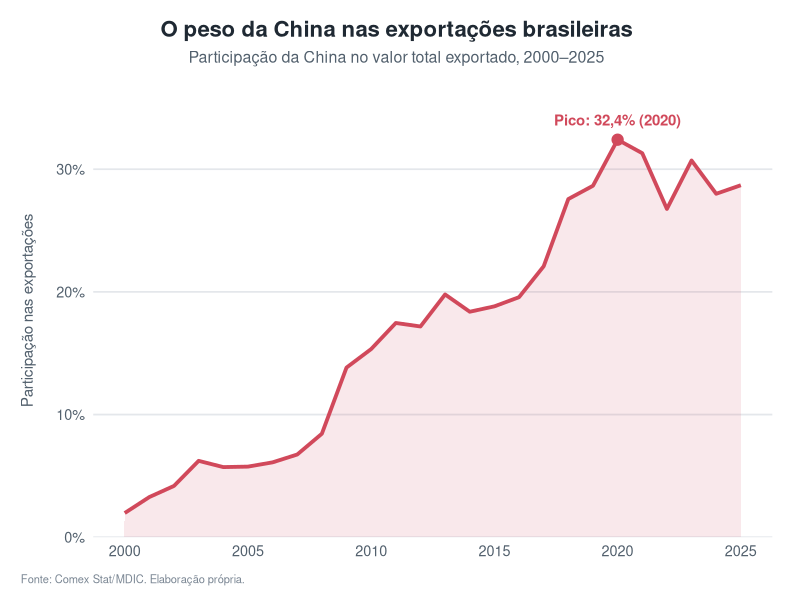
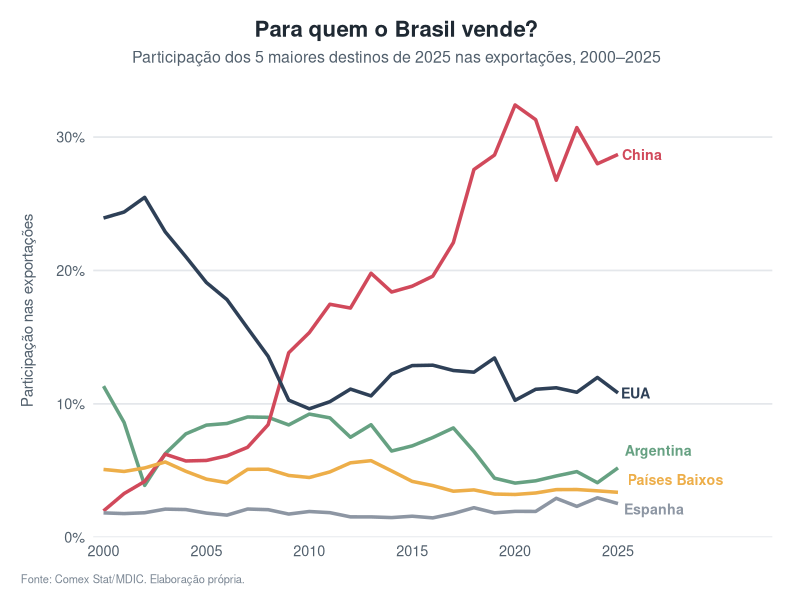
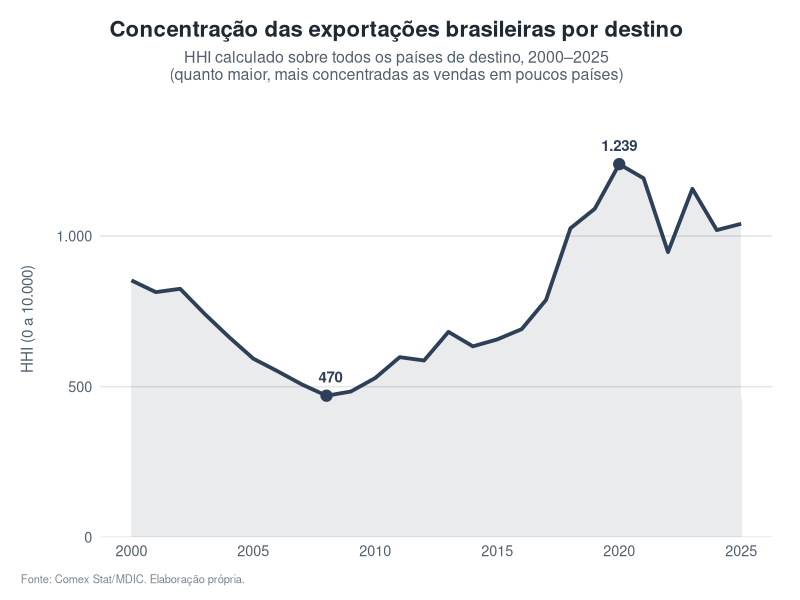
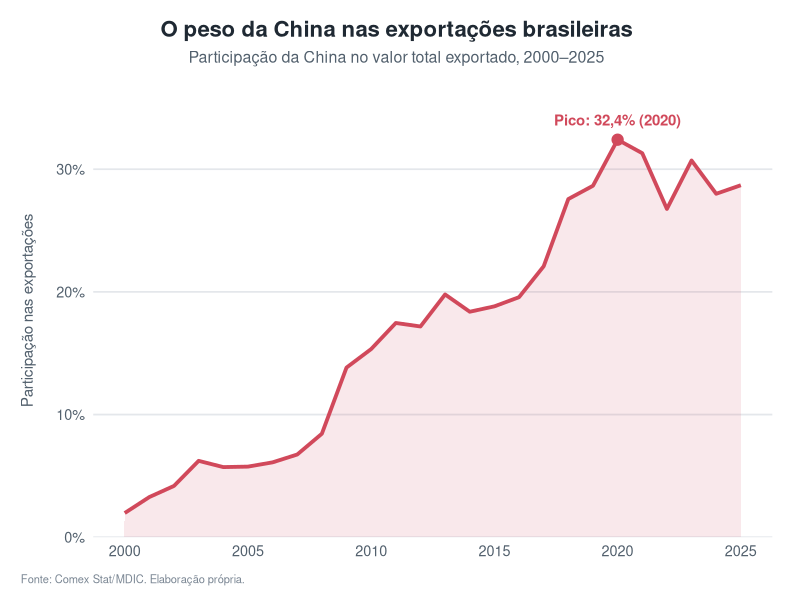
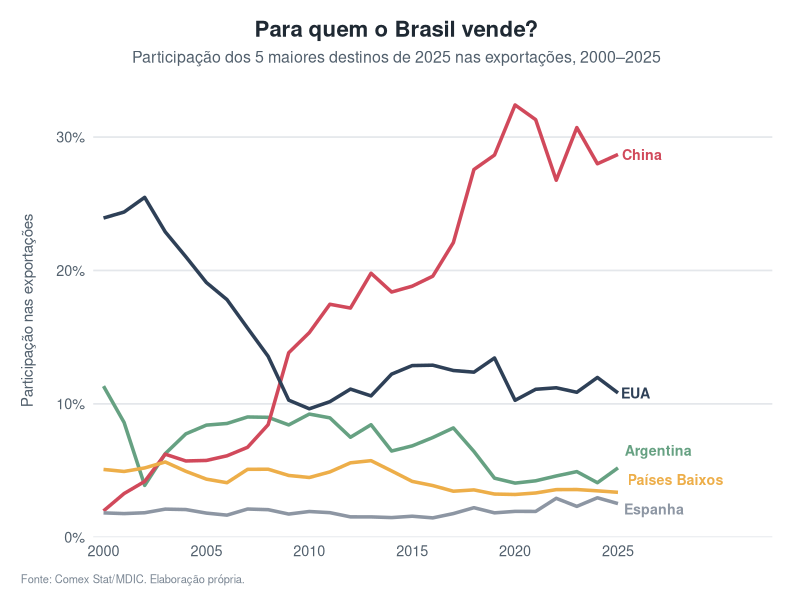
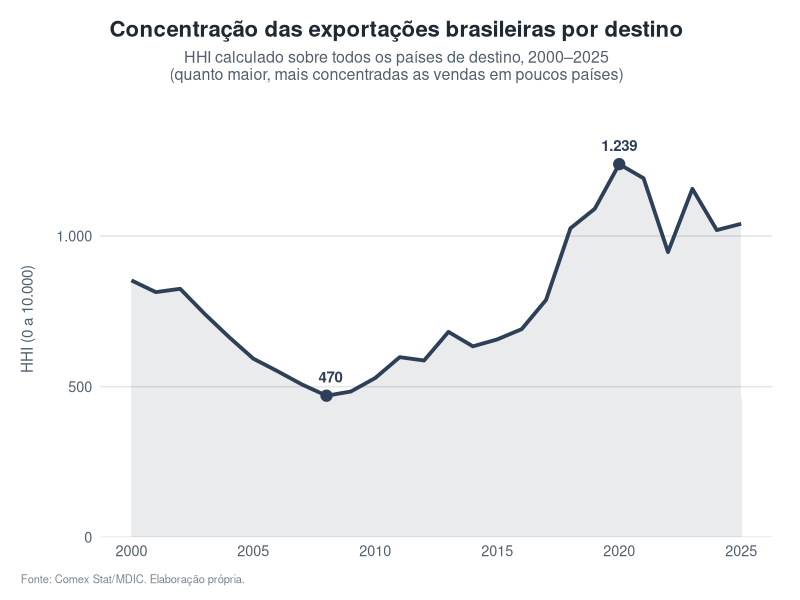

R code for these plots, in order:
# ==========================================================
# 02_analise.R
# Objetivo: calcular a participação dos destinos e o índice
# HHI, e gerar os gráficos do projeto
# ==========================================================

library(dplyr)
library(ggplot2)
library(scales)

dir.create("graficos", showWarnings = FALSE)

# ---------- 1. Tema visual (usado nos 3 gráficos) ----------
tema_portfolio <- function() {
  theme_minimal(base_size = 13) +
    theme(
      plot.title.position   = "plot",
      plot.caption.position = "plot",
      plot.title    = element_text(face = "bold", size = 16, color = "#1f2933",
                                   hjust = 0.5),
      plot.subtitle = element_text(size = 11.5, color = "#52606d",
                                   hjust = 0.5, margin = margin(b = 12)),
      plot.caption  = element_text(size = 8, color = "#7b8794", hjust = 0,
                                   margin = margin(t = 10)),
      axis.title    = element_text(size = 11, color = "#52606d"),
      axis.title.y  = element_text(margin = margin(r = 14)),
      axis.text     = element_text(color = "#52606d"),
      panel.grid.minor   = element_blank(),
      panel.grid.major.x = element_blank(),
      panel.grid.major.y = element_line(color = "#e4e7eb"),
      plot.margin      = margin(15, 20, 10, 15),
      plot.background  = element_rect(fill = "white", color = NA),
      legend.position  = "none"
    )
}

fonte <- "Fonte: Comex Stat/MDIC. Elaboração própria."
pct   <- label_percent(accuracy = 1, decimal.mark = ",")

# ---------- 2. Dados e cálculos ----------
exp_pais_ano <- read.csv("dados/exportacoes_pais_ano.csv")

nomes_pt <- c("United States" = "EUA",
              "Netherlands"   = "Países Baixos",
              "Spain"         = "Espanha")

participacao <- exp_pais_ano |>
  group_by(year) |>
  mutate(share = fob_usd / sum(fob_usd)) |>
  ungroup() |>
  mutate(pais = recode(country, !!!nomes_pt))

hhi <- participacao |>
  group_by(year) |>
  summarise(hhi = round(sum(share^2) * 10000))

write.csv(hhi, "dados/hhi_por_ano.csv", row.names = FALSE)

# ---------- 3. Gráfico 1: participação da China ----------
china <- participacao |> filter(country == "China")
pico  <- china |> slice_max(share, n = 1)

g1 <- ggplot(china, aes(x = year, y = share)) +
  geom_area(fill = "#D1495B", alpha = 0.12) +
  geom_line(linewidth = 1.3, color = "#D1495B") +
  geom_point(data = pico, size = 3.5, color = "#D1495B") +
  geom_text(
    data = pico,
    aes(label = paste0("Pico: ", format(round(share * 100, 1), decimal.mark = ","),
                       "% (", year, ")")),
    vjust = -1.3, size = 3.8, fontface = "bold", color = "#D1495B"
  ) +
  scale_x_continuous(breaks = seq(2000, 2025, 5)) +
  scale_y_continuous(labels = pct, limits = c(0, 0.37),
                     expand = expansion(mult = c(0, 0))) +
  labs(
    title    = "O peso da China nas exportações brasileiras",
    subtitle = "Participação da China no valor total exportado, 2000–2025",
    x = NULL, y = "Participação nas exportações", caption = fonte
  ) +
  tema_portfolio()

ggsave("graficos/01_participacao_china.png", g1,
       width = 9, height = 5.5, dpi = 200)

# ---------- 4. Gráfico 2: principais destinos ----------
top5 <- participacao |>
  filter(year == 2025) |>
  slice_max(share, n = 5)

cores <- c("China"         = "#D1495B",
           "EUA"           = "#2E4057",
           "Argentina"     = "#66A182",
           "Países Baixos" = "#EDAE49",
           "Espanha"       = "#8D96A3")

dados_g2 <- participacao |> filter(country %in% top5$country)

# Posição dos rótulos no fim das linhas, com distância mínima entre eles
# (evita sobreposição; só o texto muda de lugar, não as linhas)
rotulos <- dados_g2 |>
  filter(year == 2025) |>
  arrange(share) |>
  mutate(y_rot = share)

rotulos$y_rot[1] <- rotulos$y_rot[1] - 0.004
for (i in 2:nrow(rotulos)) {
  rotulos$y_rot[i] <- max(rotulos$share[i], rotulos$y_rot[i - 1] + 0.022)
}

g2 <- ggplot(dados_g2, aes(x = year, y = share, color = pais)) +
  geom_line(linewidth = 1.2) +
  geom_text(
    data = rotulos,
    aes(y = y_rot, label = pais),
    hjust = -0.1, size = 3.6, fontface = "bold"
  ) +
  scale_color_manual(values = cores) +
  scale_x_continuous(breaks = seq(2000, 2025, 5),
                     expand = expansion(mult = c(0.02, 0.3))) +   # espaço p/ rótulos
  scale_y_continuous(labels = pct, limits = c(0, NA),
                     expand = expansion(mult = c(0, 0.05))) +
  labs(
    title    = "Para quem o Brasil vende?",
    subtitle = "Participação dos 5 maiores destinos de 2025 nas exportações, 2000–2025",
    x = NULL, y = "Participação nas exportações", caption = fonte
  ) +
  tema_portfolio()

ggsave("graficos/02_principais_destinos.png", g2,
       width = 9, height = 5.5, dpi = 200)

# ---------- 5. Gráfico 3: concentração (HHI) ----------
extremos <- hhi |> filter(hhi == min(hhi) | hhi == max(hhi))

g3 <- ggplot(hhi, aes(x = year, y = hhi)) +
  geom_area(fill = "#2E4057", alpha = 0.10) +
  geom_line(linewidth = 1.3, color = "#2E4057") +
  geom_point(data = extremos, size = 3.5, color = "#2E4057") +
  geom_text(
    data = extremos,
    aes(label = format(hhi, big.mark = ".", decimal.mark = ",")),
    vjust = -1.2, size = 3.8, fontface = "bold", color = "#2E4057"
  ) +
  scale_x_continuous(breaks = seq(2000, 2025, 5)) +
  scale_y_continuous(labels = label_number(big.mark = ".", decimal.mark = ","),
                     limits = c(0, 1450), expand = expansion(mult = c(0, 0))) +
  labs(
    title    = "Concentração das exportações brasileiras por destino",
    subtitle = "HHI calculado sobre todos os países de destino, 2000–2025\n(quanto maior, mais concentradas as vendas em poucos países)",
    x = NULL, y = "HHI (0 a 10.000)", caption = fonte
  ) +
  tema_portfolio()

ggsave("graficos/03_hhi_destinos.png", g3,
       width = 9, height = 5.5, dpi = 200)

# ---------- 6. Conferências rápidas ----------
print(top5 |> mutate(share_pct = round(share * 100, 1)) |>
        select(pais, share_pct))
g1; g2; g3
